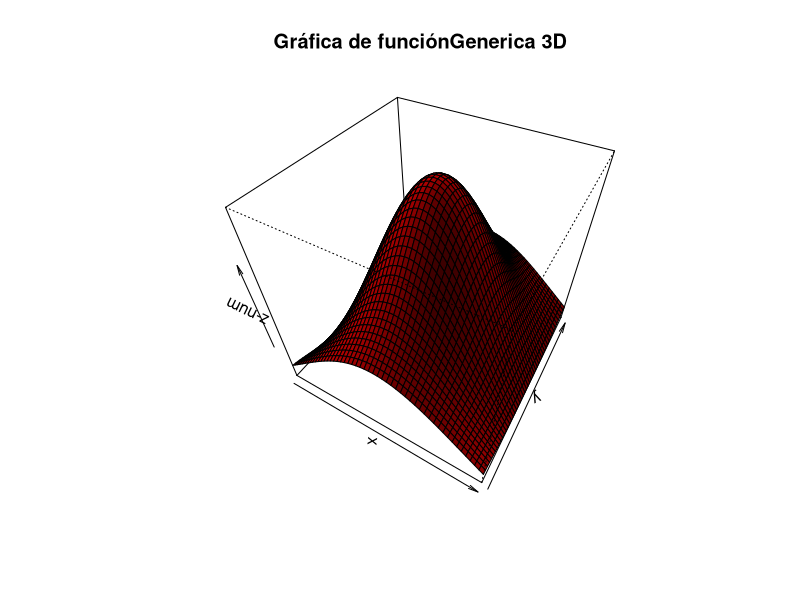

Reproduce this figure in R.
## ---- chunk 1
#a
funcionGenerica <- function(x,y){
  res=2*sin(y*y)+(8)/(1+x*x+y*y) #sin en radiales
  cat("(x=",x,",", "y=",y,")=",res) 
}
## ---- chunk 2
#b
funcionGenerica(-2,3/4)
## ---- chunk 3
#3
funcionGenerica <- function(x,y){
  res=2*sin(y*y)+(8)/(1+x*x+y*y) #sin en radiales
  # cat("(x=",x,",", "y=",y,")=",res) 
}
x <- y <- seq(-1, 1, length= 50)
z <- outer(x, y, funcionGenerica)   # evalua la funcion usando los valores de "x", "y"
persp(x, y, z,
      main="Gráfica de funciónGenerica 3D",
      zlab = "z-num",
      theta = 30, phi = 45,
      col = "red",shade=0.5)
## ---- chunk 4
ex1<- seq(-2, 0, by=0.05)
ex2<- seq(1,2, by=0.1)
ex3<- seq(2.25,4.25, by=1)
ex4<- seq(5,10,by=0.2)

(vectorNum <- c(ex1,ex2,ex3, ex4))
is.vector(vectorNum)
## ---- chunk 5
(length(vectorNum))
## ---- chunk 6
vectorNum[vectorNum>=-1.3 & vectorNum <9.5]
sum(vectorNum[vectorNum>=-1.3 & vectorNum <9.5])
